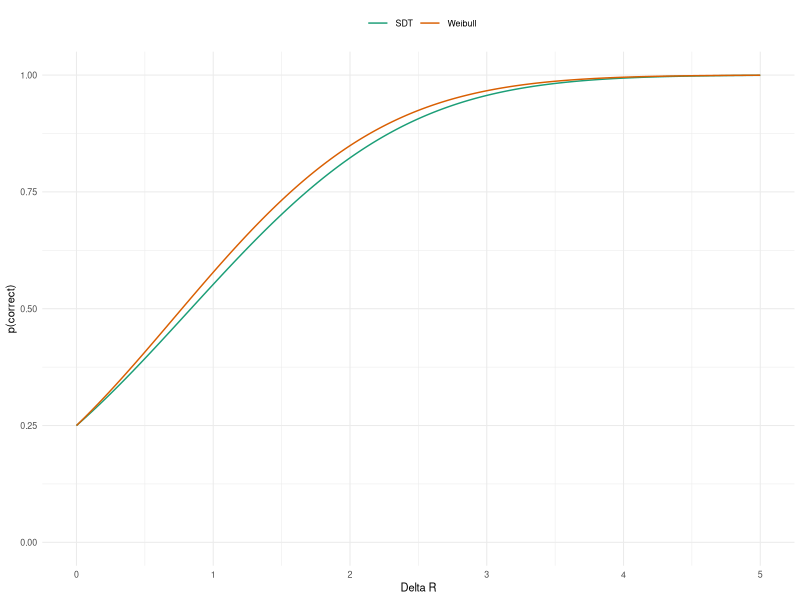

Reproduce this figure in R.
# compare link functions (d prime and my weibull approx):

library(ggplot2)

# the d' range to test:
d_range <- seq(0,5,l=200)

# Normal SDT --------------------------

# from the psyphy function "dprime.mAFC":
pc_sdt <- function(dprime,m){
  pr <- function(x) dnorm(x - dprime) * pnorm(x)^(m - 1)
  return(integrate(pr, lower = -Inf, upper = Inf)$value)
}

ah_approx <- function(dprime, m){
  pnorm(dprime / sqrt(2))^log2(m)
}

wb_fun <- function(dprime, m, shape = 1, scale = 1){
  raw_pc <- pweibull(dprime, shape = shape, scale = scale)
  gamma <- 1 / m
  return ( gamma + (1 - gamma) * raw_pc )
}

join <- function(i, dprime, m, name, shape = 1, scale = 1){
  switch(name[i], 
         SDT = pc_sdt(dprime[i], m[i]),
         ah = ah_approx(dprime[i], m[i]),
         Weibull = wb_fun(dprime[i], m[i], shape = shape[i], scale = scale[i]))
}


# Generate predictions ----------------

dat <- expand.grid(dprime = d_range, m = 4, shape = 1.481270, scale = 1.545903,
                   name = c('SDT','Weibull'))

dat$y <- sapply(1:nrow(dat),join, dprime = dat$dprime, m = dat$m, name = dat$name, shape = dat$shape, scale = dat$scale)


library(ggplot2)
fig <- ggplot(dat, aes(x = dprime, y = y, colour = name)) + geom_line() + 
  theme_minimal(base_size = 8) + 
  theme(legend.position = 'top') + 
  ylim(0,1) + 
  ylab('p(correct)') + xlab('Delta R') + 
  scale_colour_brewer(name = "", type = "qual", palette = 2)

ggsave(fig, file=paste0(getwd(),'/figs/link_functions.pdf'), width = 3, height = 3)

